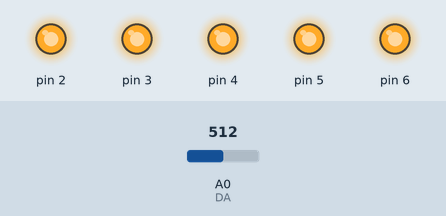
A sketch run on a simulated Arduino Uno, built with avr-gcc and run on an emulated ATmega328P. Parts: output pins drawn as LEDs (lit = HIGH). The inputs (shaded band) are chosen by the test bench; at power-on: A0 (DA) = 512. What the sketch prints to the serial monitor is not drawn.

Above: at 1.2 s.
1.3 s: A0 (DA) set to 44
4.3 s: A0 (DA) set to 37
At 5.5 s:
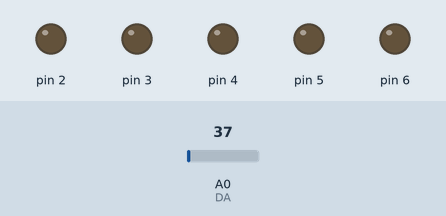
Timing chart, 0 to 7.3 s (numbered marks = the images above; inputs shaded):
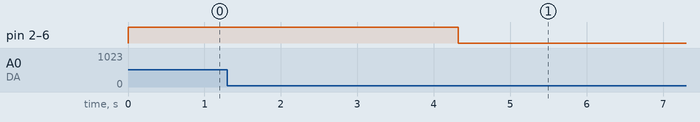

Measured:
- the behaviour switches between 40 and 39 on A0 (DA) (found by bisection; images 0 and 1)
- after the input at 1.3 s, every drawn part: stays the same
- after the input at 4.3 s, pin 2–6: HIGH → LOW at once

The sketch:

Arduino_Ses_Mod_l__Kullan_m_.ino
```cpp
int DO = 1; //D0 pini
int DA = A0; // A0 pini
int ses1 = 40;//analog ses seviyesi
int ses2 = 40;//analog ses seviyesi
int ses3 = 40;//analog ses seviyesi
int ses4 = 40;//analog ses seviyesi
int ses5 = 40;//analog ses seviyesi


int sesdegeri = 0;

void setup() {
  Serial.begin(9600);
  pinMode(2, OUTPUT);
  pinMode(3, OUTPUT);
  pinMode(4, OUTPUT);
  pinMode(5, OUTPUT);
  pinMode(6, OUTPUT);

}

void loop() {
  sesdegeri = analogRead(DA);

  if (sesdegeri >= ses1) { //Eğer algılanan ses seviyesi belirlediğimiz değerden büyükse
    digitalWrite(2, HIGH);
    digitalWrite(3, HIGH);
    digitalWrite(4, HIGH);
    digitalWrite(5, HIGH);
    digitalWrite(6, HIGH);
    Serial.println("Ses algılandı");

  }
  else {
    digitalWrite(2, LOW);
    digitalWrite(3, LOW);
    digitalWrite(4, LOW);
    digitalWrite(5, LOW);
    digitalWrite(6, LOW);
}
}
```
